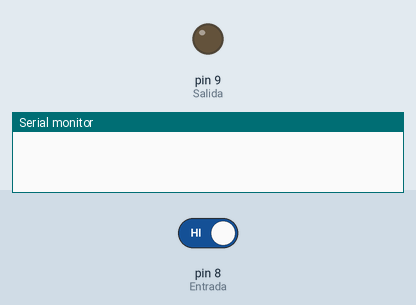
The sketch below on a simulated Arduino Uno, built with avr-gcc and run on an emulated ATmega328P. On the bench: output pins drawn as LEDs (lit = HIGH), the last lines printed to the serial monitor. The inputs (shaded band) are chosen by the test bench; at power-on: pin 8 (Entrada) HIGH.

Above: at 1.2 s.
1.3 s: pin 8 (Entrada) driven LOW
At 1.6 s:
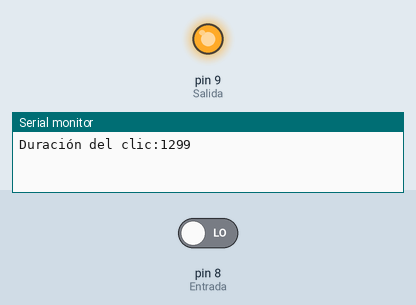
2.8 s: pin 8 (Entrada) driven HIGH
Timing chart, 0 to 5.8 s (numbered marks = the images above; inputs shaded):
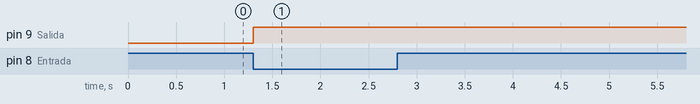

Measured:
- after the input at 1.3 s, pin 9 (Salida): LOW → HIGH at once

The sketch:

spinneR2.ino
```cpp
int Salida = 9, Entrada = 8;
boolean entrada = LOW;
boolean led = LOW;
int inicio = 0, medio = 0, fin = 0, wait = 0, contador = 0;

void setup() {
  pinMode(Entrada,INPUT);
  pinMode(Salida,OUTPUT);
   Serial.begin(9600);
}

void loop() {
  entrada = digitalRead(Entrada);

  while(entrada == 1){
    //ESTE EL DE ENTRADA
    if(contador == 1){

        Serial.print("Tiempo de espera entre clics:");
        Serial.println(inicio-wait);
        contador = 0;
      }
    medio = millis();
    fin = medio - inicio;
    entrada = digitalRead(Entrada);
     //ESTE ES EL IF DE ESCAPE
    if(!entrada){

      led = !led;
      Serial.print("Duración del clic:");
      Serial.println(fin);
        if(contador == 0){
          //Serial.print("Duración del clic:");
        //Serial.println(fin);
        wait = millis();
      }

      contador++;

    }

 }

   //Serial.println(fin);
  digitalWrite(Salida,led);
  //delay(100);
}
```
